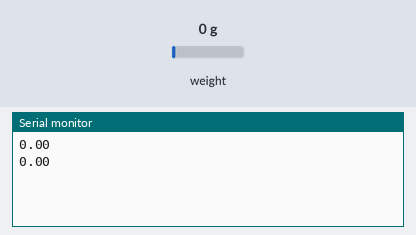
The sketch below on a simulated Arduino Uno, built with avr-gcc and run on an emulated ATmega328P. Parts: the last lines printed to the serial monitor. Inputs (shaded band) come from the test bench; at power-on: weight on the scale 0 g.

Above: at 2.0 s.
2.1 s: weight on the scale set to 100 g
At 3.2 s:
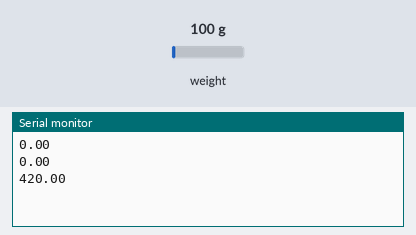
3.6 s: weight on the scale set to 1250 g
At 5.3 s:
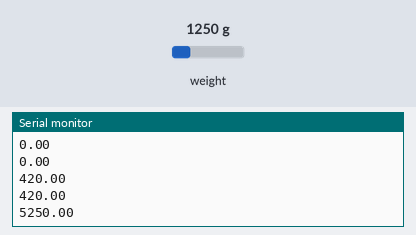
Timing chart, 0 to 6.8 s (numbered marks = the images above; inputs shaded):
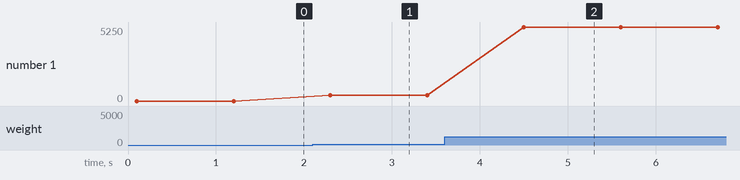

The sketch:

Load_Cell_Uncalibrated.ino
```cpp
#include <Q2HX711.h>

const byte hx711_data_pin = 7;
const byte hx711_clock_pin = 18;

//const byte hx711_data_pin2 = 17;
//const byte hx711_clock_pin2 = 18;


float a = 0;
float b = 0;
float y = 0;
//long float x = 0;

Q2HX711 hx711(hx711_data_pin, hx711_clock_pin);
//Q2HX711 hx7112(hx711_data_pin2, hx711_clock_pin);

void setup() {
  Serial.begin(115200);
}

void loop() {
  //Serial.println(hx711.read());
  a = hx711.read()/100.0;
  //b = hx7112.read()/100.0;
  //y = 7037 - 0.08341*a;
  //Serial.println(a); //This is 5kg
  //Serial.print(",");
  Serial.println(a);
  delay(1000);
}
```

Measured:
- after the input at 2.1 s, the serial monitor: prints a new line after 0.20 s (image 1)
- after the input at 3.6 s, the serial monitor: prints a new line after 0.90 s (image 2)
- plotted number 1: 0 → 420 after the input at 2.1 s, 420 → 5250 after the input at 3.6 s
